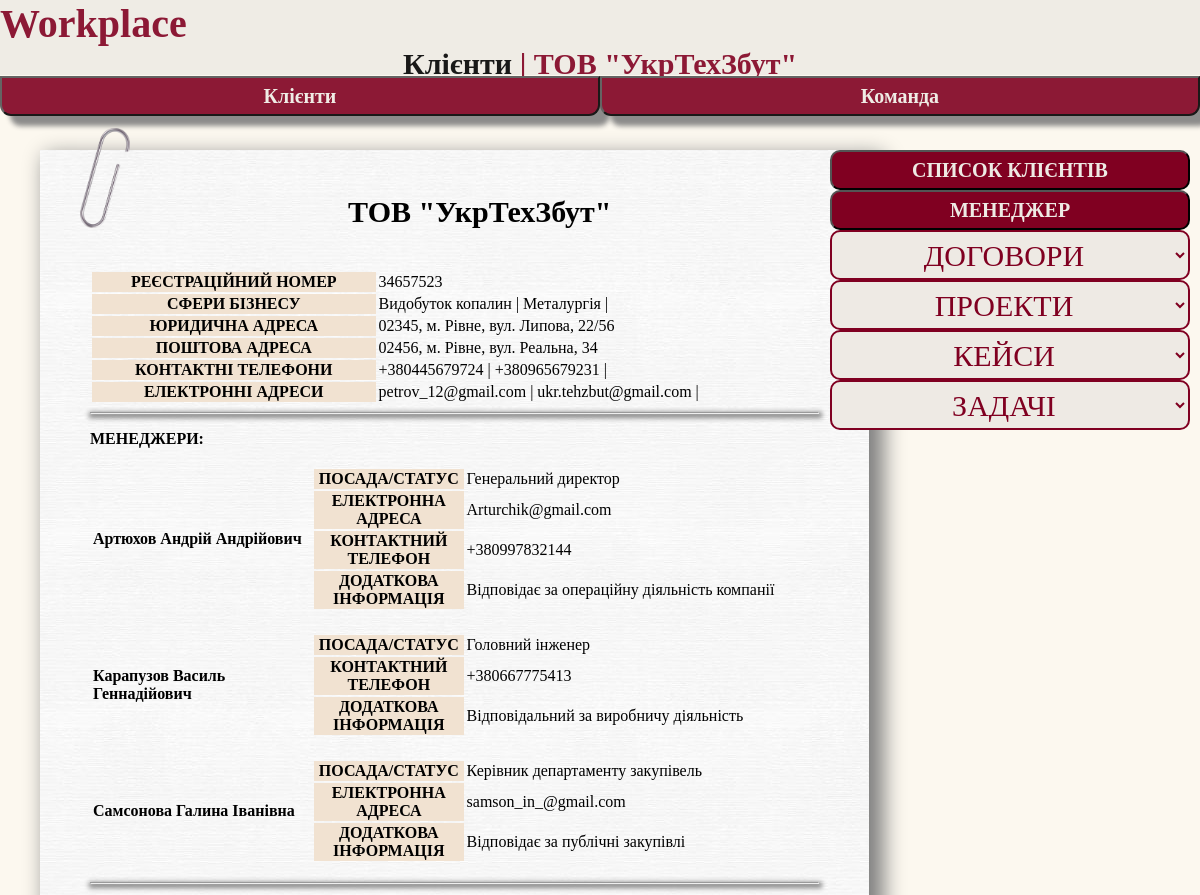
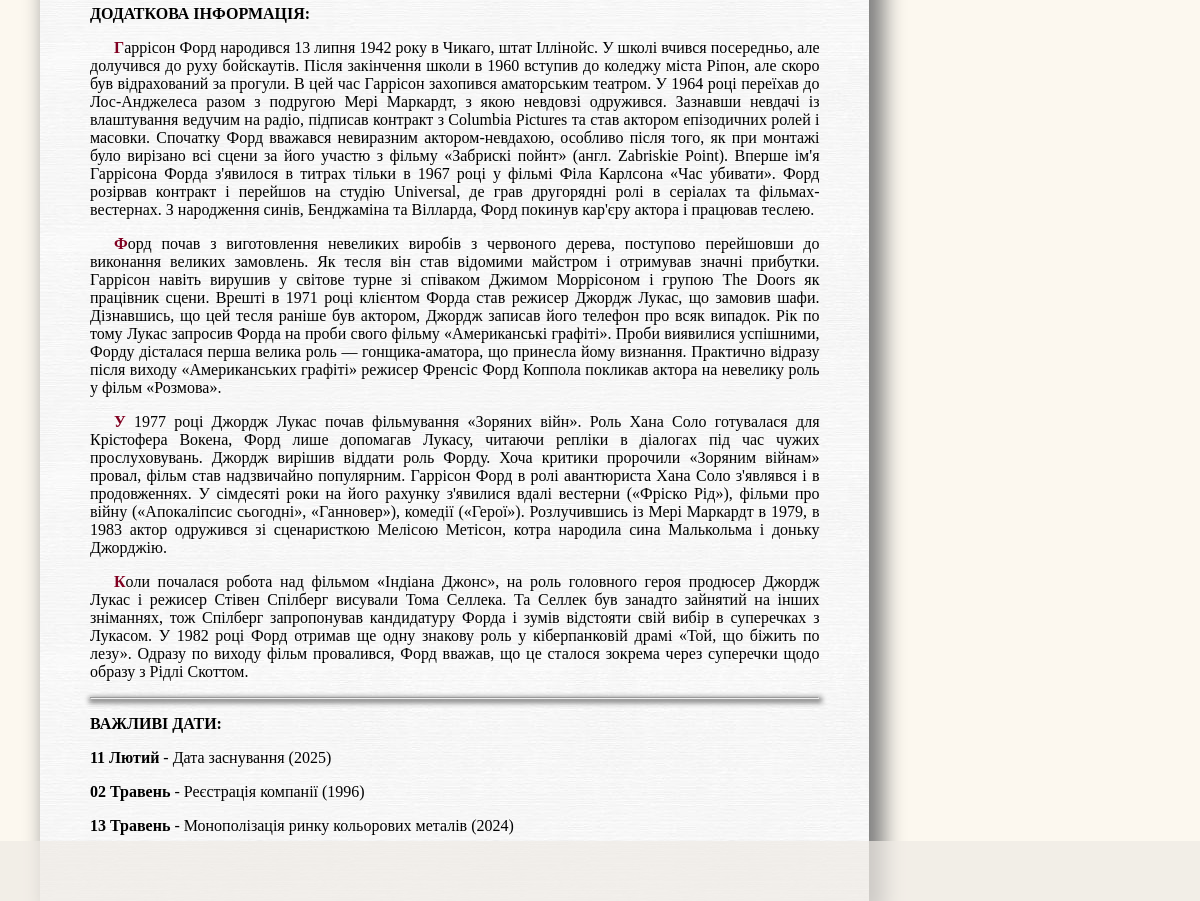
/Clients/cv/4/, run on the app's committed database (2 pictures, top to bottom).
### Clients/models.py (models this page shows, shortened)
class ClientsInfo(models.Model):
    def renamed_foto_location(self, filename: str) -> str:
        filebase, extension = filename.split('.')
        filebase = slugify(f'{self.client_name}')
        return 'Clients/images/client_foto/%s.%s' % (filebase, extension)
    client_name = models.CharField(
        blank=False,
        db_column='client_name',
        help_text="Введіть ПІБ (для ФО) або найменування (для ЮО) клієнта",
        null=False,
        max_length=400,
        verbose_name="назва клієнта",)
    client_taxID = models.CharField(
        blank=True,
        db_column='client_taxID',
        help_text="Введіть РКНОПП (для ФО) або ЄДРПОУ (для ЮО) клієнта",
        max_length=15,
        verbose_name="реєстраційний номер клієнта клієнта",
        unique=True,)
    client_responsible_employee = models.ForeignKey(
        Employees.models.EmployeesInfo,
        on_delete=models.PROTECT,
        db_column='client_responsible_employee',
        verbose_name="відповідальний працівник",)
    client_legal_address = models.CharField(
        blank=False,
        db_column='client_legal_address',
        help_text="Введіть юридичну адресу клієнта (в форматі, що допустимий для процесуальних документів)",
        null=False,
        max_length=500,
        verbose_name="юридична адреса клієнта",)
    client_postal_address = models.CharField(
        blank=False,
        db_column='client_postal_address',
        help_text="Введіть поштову адресу клієнта (в форматі, що допустимий для процесуальних документів)",
        null=False,
        max_length=500,
        verbose_name="поштова адреса клієнта",)
    client_foto=models.ImageField(
        blank=True,
        db_column='client_foto',
        help_text="Завантажте фото клієнта (світлина, логотип, тощо)",
        null=True,
        verbose_name="фото клієнта",
        upload_to=renamed_foto_location)
    client_other_info = models.TextField(
        blank=True,
        db_column='client_other_info',
        verbose_name='Додаткова інформація про клієнта',)
    class Meta:
        ordering = ['client_name',]
        verbose_name = 'Клієнт'
        verbose_name_plural = 'Клієнти'
        db_table = 'ClientsInfo'

class ClientActivities(models.Model):
    client_id = models.ForeignKey(
        ClientsInfo,
        db_column='client_id',
        on_delete=models.CASCADE,)
    client_activities = models.CharField(
        blank=False,
        choices=Clients.vocabularies.Client_activities_list.choices,
        db_column='client_activities',
        help_text="Оберіть бізнес активність клієнта",
        max_length=100,
        null=False,
        verbose_name="бізнес активність клієнта",)
    class Meta:
        verbose_name = 'Бізнес-активність клієнта'
        verbose_name_plural = 'Бізнес-активності Клієнта'
        db_table = 'ClientActivities'

class ClientPhone(models.Model):
    client_id = models.ForeignKey(
        ClientsInfo,
        on_delete=models.CASCADE,
        db_column='client_id',)
    phone = models.CharField(
        blank=True,
        db_column='client_phone',
        help_text='Введіть телефонний номер клієнта',
        max_length=13,
        null=False,
        validators=[VBworkspace.validators.validator_phone],
        verbose_name='телефонний номер менеджера',)
    class Meta:
        verbose_name = 'Телефонний номер'
        verbose_name_plural = 'Телефонні номери'
        db_table = 'ClientPhone'

class ClientEmail(models.Model):
    client_id = models.ForeignKey(
        ClientsInfo,
        db_column='client_id',
        on_delete=models.CASCADE,)
    client_email = models.CharField(
        blank=False,
        db_column='client_email',
        help_text="Введіть email клієнта",
        max_length=100,
        null=False,
        verbose_name="email клієнта",)
    class Meta:
        verbose_name = 'Email клієнта'
        verbose_name_plural = 'Перелік email Клієнта'
        db_table = 'ClientEmail'

class ClientManagers(models.Model):
    client_id = models.ForeignKey(
        ClientsInfo,
        db_column='client_id',
        on_delete=models.CASCADE,)
    client_manager_name = models.CharField(
        blank=False,
        db_column='client_manager_name',
        help_text="Введіть ПІБ менеджера клієнта",
        null=False,
        max_length=400,
        verbose_name="ПІБ менеджера клієнта",)
    client_manager_role = models.CharField(
        blank=False,
        db_column=' client_manager_role',
        help_text="Введіть статус/повноваження менеджера клієнта",
        null=False,
        max_length=400,
        verbose_name="статус/повноваження менеджера клієнта",)
    client_manager_email = models.CharField(
        blank=True,
        db_column='client_manager_email',
        help_text="Введіть email менеджера клієнта",
        max_length=100,
        null=False,
        verbose_name="email менеджера клієнта",)
    client_manager_phone = models.CharField(
        blank=True,
        db_column='client_manager_phone',
        help_text='Введіть телефонний номер менеджера клієнта',
        max_length=13,
        null=False,
        validators=[VBworkspace.validators.validator_phone],
        verbose_name='телефонний номер менеджера клієнта',)
    client_manager_other_info = models.TextField(
        blank=True,
        db_column='client_manager_other_info',
        verbose_name='Додаткова інформація про менеджера клієнта', )
    class Meta:
        verbose_name = f'Менеджер клієнта'
        verbose_name_plural = 'Менеджери клієнта'
        db_table = 'ClientManagers'

class ClientDates(models.Model):
    client_id = models.ForeignKey(
        ClientsInfo,
        db_column='client_id',
        on_delete=models.CASCADE,)
    client_date = models.DateField(
        blank=False,
        db_column='client_date',
        help_text="Оберіть дату",
        null=False,
        validators=[VBworkspace.validators.validator_birth_date],
        verbose_name="важлива дата клієнта",)
    client_date_description = models.TextField(
        blank=False,
        db_column='client_date_description',
        max_length=500,
        verbose_name='Опис важливої дати клієнта',)
    class Meta:
        verbose_name = 'Важлива дата клієнта'
        verbose_name_plural = 'Важливі дати клієнта'
        db_table = 'ClientDates'

### Clients/views.py (the view)
# urls.py: path('cv/<int:client_id>/', views.client_cv, name='client_cv'),
def client_cv(request, client_id: id):
    client = ClientsInfo.objects.get(pk=client_id)
    activities = ClientActivities.objects.filter(client_id=client.pk).order_by('client_activities')
    agreements = ClientAgreements.objects.filter(client_id=client.pk).order_by('client_agreement_date')
    client_other_info = client.client_other_info.split('\n')
    dates = ClientDates.objects.filter(client_id=client.pk).order_by('client_date__month', 'client_date__day',                                                        'client_date__year')
    emails = ClientEmail.objects.filter(client_id=client.pk).order_by('client_email')
    managers = ClientManagers.objects.filter(client_id=client.pk).order_by('client_manager_name')
    phones = ClientPhone.objects.filter(client_id=client.pk).order_by('phone')
    return render(request,'Clients/1.1.1_client_cv.html', {
        'activities': activities,
        'agreements' : agreements,
        'client' : client,
        'client_other_info' : client_other_info,
        'dates': dates,
        'emails': emails,
        'managers' :  managers,
        'phones' : phones})

### Clients/templates/Clients/1.1.1_client_cv.html (shortened to what this page needs)
{% extends "1.1_base_cv.html" %}
{% block page %} <a href="{% url 'Clients:clients_mainlist' %}">Клієнти</a> | {{ client.client_name }} {% endblock %}
{% block left_column %}
    <h2 id="cv_employee_fullname"> {{client.client_name}} </h2>
    <table class = 'cv_table'>
        <tr>
            <th>Реєстраційний номер</th>
            <td>{{client.client_taxID}}</td>
        </tr>
        {% if activities %}
            <tr>
                <th>Сфери бізнесу</th>
                <td>
                    {% for activity in activities %}
                        {{activity.client_activities}} |
                    {% endfor %}
                </td>
            </tr>
        {% endif %}
         <tr>
            <th>Юридична адреса</th>
            <td>{{client.client_legal_address}}</td>
        </tr>
        <tr>
            <th>Поштова адреса</th>
            <td>{{client.client_postal_address}}</td>
        </tr>
        {% if phones %}
            <tr>
                <th>Контактні телефони</th>
                <td>
                    {% for phone in phones %}
                        {{phone.phone}} |
                    {% endfor %}
                </td>
            </tr>
        {% endif %}
        {% if emails %}
            <tr>
                <th>Електронні адреси</th>
                <td>
                    {% for email in emails %}
                        {{email.client_email}} |
                    {% endfor %}
                </td>
            </tr>
        {% endif %}
    </table>
    <hr>
    {% if managers %}
        <p><b>МЕНЕДЖЕРИ:</b></p>
        {% for manager in managers %}
        <table class = 'cv_table'>
            <td class = 'client_manager_name'>
                <b>{{ manager.client_manager_name }}</b>
            </td>
            <td>
                <table class = 'cv_table'>
                    {% if manager.client_manager_role %}
                    <tr>
                        <th class = 'client_manager_name'>Посада/статус</th>
                        <td>{{manager.client_manager_role}}</td>
                    </tr>
                    {% endif %}
                    {% if manager.client_manager_email %}
                    <tr>
                        <th>Електронна адреса</th>
                        <td>{{manager.client_manager_email}}</td>
                    </tr>
                    {% endif %}
                    {% if manager.client_manager_phone %}
                    <tr>
                        <th>Контактний телефон</th>
                        <td>{{manager.client_manager_phone}}</td>
                    </tr>
                    {% endif %}
                    {% if manager.client_manager_other_info %}
                    <tr>
                        <th>Додаткова інформація</th>
                        <td>{{manager.client_manager_other_info}}</td>
                    </tr>
                    {% endif %}
                </table>
            </td>
            </table>
        {% endfor %}
    {% endif %}
    <hr>
    {% if client.client_other_info %}
        <p><b>ДОДАТКОВА ІНФОРМАЦІЯ:</b></p>
        {% for string in client_other_info %}
            <p class='general_text_format'>{{ string }}</p>
        {% endfor %}
    {% endif %}
    <hr>
    {% if dates %}
        <p><b>ВАЖЛИВІ ДАТИ:</b></p>
        {% for date in dates %}
            <p><b>{{ date.client_date|date:"d F"}}</b> - {{ date.client_date_description }} ({{ date.client_date|date:"Y"}})</p>
        {% endfor %}
    {% endif %}
{% endblock %}
{%block right_column %}
    <button onclick='location.href="{% url 'Clients:clients_mainlist' %}"' class="back_right_buttons">Список клієнтів</button>
    <button onclick='location.href="{% url 'Employees:employee_cv' client.client_responsible_employee.id %}"' class="back_right_buttons">Менеджер</button>
    <select class="right_menu_selects" onchange="window.location.href=this.options[this.selectedIndex].value">
        <option value="{% url 'Clients:client_cv' client.id %}">Договори</option>
    </select>
    <select class="right_menu_selects" onchange="window.location.href=this.options[this.selectedIndex].value">
        <option value="{% url 'Clients:client_cv' client.id %}">Проекти</option>
    </select>
    <select class="right_menu_selects" onchange="window.location.href=this.options[this.selectedIndex].value">
        <option value="{% url 'Clients:client_cv' client.id %}">Кейси</option>
    </select>
    <select class="right_menu_selects" onchange="window.location.href=this.options[this.selectedIndex].value">
        <option value="{% url 'Clients:client_cv' client.id %}">Задачі</option>
    </select>
{% endblock %}

### static/styles/2.1_style_cv.css (style rules this page uses)
.right_menu_selects { width: 100%; height: 50px; font-family: TitleFont, serif; font-size: 30px; text-transform: uppercase; background-color: var(--company_color); color: var(--company_bg_color); border-radius: 10px; text-align: center; border: 2px var(--company_bg_color) solid; }
.back_right_buttons { width: 100%; height: 40px; font-family: TitleFont, serif; font-size: 20px; text-transform: uppercase; font-weight: bold; background-color: var(--company_bg_color); color: var(--company_color); border-radius: 10px; text-align: center; }
.cv_paper > h2 { font-size: 30px; text-align: center; }
.client_manager_name { width: 30%; }
.cv_table { width: 100%; margin: auto; font-family: TitleFont, serif; font-size: 16px; }

### static/styles/1_style_general.css (style rules this page uses)
body { background-color: var(--general_bg_color); margin-top: 100px; margin-left: 0; font-family: MainFont, serif; }
table { margin-top: 120px; font-size: 20px; width: 80%; border-color: 5px var(--company_bg_color); }
th { text-transform: uppercase; background-color: var(--table_header_color); }
a:link, a:visited { font-family: TitleFont, serif; color: black; text-decoration: none; }
hr { box-shadow: 1px 2px 5px 2px var(--line_color); }
.general_text_format { text-align: justify; text-indent: 3ch; }
.general_text_format::first-letter { color: var(--company_bg_color); font-weight: bold; }

### data on the page
ClientsInfo: client_name "ТОВ \"УкрТехЗбут\"", client_taxID "34657523", client_legal_address "02345, м. Рівне, вул. Липова, 22/56", client_postal_address "02456, м. Рівне, вул. Реальна, 34"
ClientActivities: client_activities "Видобуток копалин"
ClientActivities: client_activities "Металургія"
ClientPhone: phone "+380445679724"
ClientPhone: phone "+380965679231"
ClientEmail: client_email "petrov_12@gmail.com"
ClientEmail: client_email "ukr.tehzbut@gmail.com"
ClientManagers: client_manager_name "Артюхов Андрій Андрійович", client_manager_role "Генеральний директор", client_manager_email "Arturchik@gmail.com", client_manager_phone "+380997832144", client_manager_other_info "Відповідає за операційну діяльність компанії"
ClientManagers: client_manager_name "Карапузов Василь Геннадійович", client_manager_role "Головний інженер", client_manager_phone "+380667775413", client_manager_other_info "Відповідальний за виробничу діяльність"
ClientManagers: client_manager_name "Самсонова Галина Іванівна", client_manager_role "Керівник департаменту закупівель", client_manager_email "samson_in_@gmail.com", client_manager_other_info "Відповідає за публічні закупівлі"
ClientDates: client_date "11 Лютий", client_date_description "Дата заснування", client_date "2025"
ClientDates: client_date "02 Травень", client_date_description "Реєстрація компанії", client_date "1996"
ClientDates: client_date "13 Травень", client_date_description "Монополізація ринку кольорових металів", client_date "2024"
